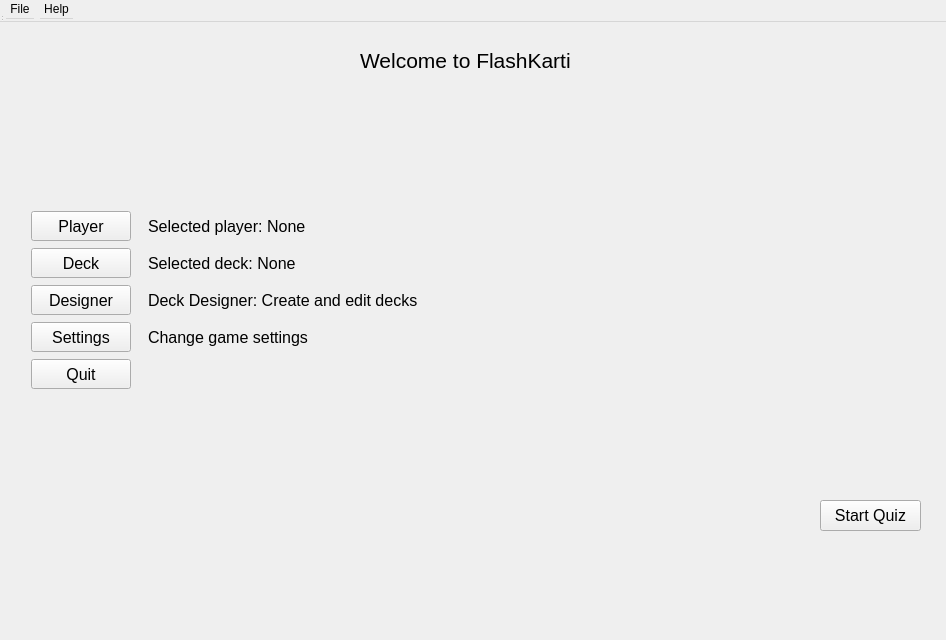
<?xml version="1.0" encoding="UTF-8"?>
<ui version="4.0">
 <class>MainWindow</class>
 <widget class="QWidget" name="MainWindow">
  <property name="geometry">
   <rect>
    <x>0</x>
    <y>0</y>
    <width>946</width>
    <height>640</height>
   </rect>
  </property>
  <property name="windowTitle">
   <string>MainWindow</string>
  </property>
  <widget class="QWidget" name="MainWidget">
   <widget class="QPushButton" name="start_quiz_btn">
    <property name="geometry">
     <rect>
      <x>820</x>
      <y>500</y>
      <width>101</width>
      <height>31</height>
     </rect>
    </property>
    <property name="sizePolicy">
     <sizepolicy hsizetype="Fixed" vsizetype="Fixed">
      <horstretch>0</horstretch>
      <verstretch>0</verstretch>
     </sizepolicy>
    </property>
    <property name="minimumSize">
     <size>
      <width>100</width>
      <height>30</height>
     </size>
    </property>
    <property name="font">
     <font>
      <pointsize>12</pointsize>
     </font>
    </property>
    <property name="text">
     <string>Start Quiz</string>
    </property>
   </widget>
   <widget class="QLabel" name="welcome_label">
    <property name="geometry">
     <rect>
      <x>360</x>
      <y>20</y>
      <width>231</width>
      <height>81</height>
     </rect>
    </property>
    <property name="font">
     <font>
      <pointsize>16</pointsize>
     </font>
    </property>
    <property name="text">
     <string>Welcome to FlashKarti</string>
    </property>
   </widget>
   <widget class="QWidget" name="layoutWidget">
    <property name="geometry">
     <rect>
      <x>20</x>
      <y>210</y>
      <width>591</width>
      <height>181</height>
     </rect>
    </property>
    <layout class="QGridLayout" name="gridLayout">
     <item row="0" column="0">
      <widget class="QPushButton" name="player_btn">
       <property name="sizePolicy">
        <sizepolicy hsizetype="Fixed" vsizetype="Fixed">
         <horstretch>0</horstretch>
         <verstretch>0</verstretch>
        </sizepolicy>
       </property>
       <property name="minimumSize">
        <size>
         <width>100</width>
         <height>30</height>
        </size>
       </property>
       <property name="font">
        <font>
         <pointsize>12</pointsize>
        </font>
       </property>
       <property name="text">
        <string>Player</string>
       </property>
      </widget>
     </item>
     <item row="0" column="1">
      <widget class="QLabel" name="player_label">
       <property name="sizePolicy">
        <sizepolicy hsizetype="Fixed" vsizetype="Preferred">
         <horstretch>0</horstretch>
         <verstretch>0</verstretch>
        </sizepolicy>
       </property>
       <property name="minimumSize">
        <size>
         <width>450</width>
         <height>0</height>
        </size>
       </property>
       <property name="font">
        <font>
         <pointsize>12</pointsize>
        </font>
       </property>
       <property name="text">
        <string>Selected player: None</string>
       </property>
      </widget>
     </item>
     <item row="1" column="0">
      <widget class="QPushButton" name="deck_btn">
       <property name="sizePolicy">
        <sizepolicy hsizetype="Fixed" vsizetype="Fixed">
         <horstretch>0</horstretch>
         <verstretch>0</verstretch>
        </sizepolicy>
       </property>
       <property name="minimumSize">
        <size>
         <width>100</width>
         <height>30</height>
        </size>
       </property>
       <property name="font">
        <font>
         <pointsize>12</pointsize>
        </font>
       </property>
       <property name="text">
        <string>Deck</string>
       </property>
      </widget>
     </item>
     <item row="1" column="1">
      <widget class="QLabel" name="deck_label">
       <property name="sizePolicy">
        <sizepolicy hsizetype="Fixed" vsizetype="Preferred">
         <horstretch>0</horstretch>
         <verstretch>0</verstretch>
        </sizepolicy>
       </property>
       <property name="minimumSize">
        <size>
         <width>450</width>
         <height>0</height>
        </size>
       </property>
       <property name="font">
        <font>
         <pointsize>12</pointsize>
        </font>
       </property>
       <property name="text">
        <string>Selected deck: None</string>
       </property>
      </widget>
     </item>
     <item row="2" column="0">
      <widget class="QPushButton" name="designer_btn">
       <property name="sizePolicy">
        <sizepolicy hsizetype="Fixed" vsizetype="Fixed">
         <horstretch>0</horstretch>
         <verstretch>0</verstretch>
        </sizepolicy>
       </property>
       <property name="minimumSize">
        <size>
         <width>100</width>
         <height>30</height>
        </size>
       </property>
       <property name="font">
        <font>
         <pointsize>12</pointsize>
        </font>
       </property>
       <property name="text">
        <string>Designer</string>
       </property>
      </widget>
     </item>
     <item row="2" column="1">
      <widget class="QLabel" name="designer_label">
       <property name="sizePolicy">
        <sizepolicy hsizetype="Fixed" vsizetype="Preferred">
         <horstretch>0</horstretch>
         <verstretch>0</verstretch>
        </sizepolicy>
       </property>
       <property name="minimumSize">
        <size>
         <width>450</width>
         <height>0</height>
        </size>
       </property>
       <property name="font">
        <font>
         <pointsize>12</pointsize>
        </font>
       </property>
       <property name="text">
        <string>Deck Designer: Create and edit decks</string>
       </property>
      </widget>
     </item>
     <item row="3" column="0">
      <widget class="QPushButton" name="settings_btn">
       <property name="sizePolicy">
        <sizepolicy hsizetype="Fixed" vsizetype="Fixed">
         <horstretch>0</horstretch>
         <verstretch>0</verstretch>
        </sizepolicy>
       </property>
       <property name="minimumSize">
        <size>
         <width>100</width>
         <height>30</height>
        </size>
       </property>
       <property name="font">
        <font>
         <pointsize>12</pointsize>
        </font>
       </property>
       <property name="text">
        <string>Settings</string>
       </property>
      </widget>
     </item>
     <item row="4" column="0">
      <widget class="QPushButton" name="quit_btn">
       <property name="sizePolicy">
        <sizepolicy hsizetype="Fixed" vsizetype="Fixed">
         <horstretch>0</horstretch>
         <verstretch>0</verstretch>
        </sizepolicy>
       </property>
       <property name="minimumSize">
        <size>
         <width>100</width>
         <height>30</height>
        </size>
       </property>
       <property name="font">
        <font>
         <pointsize>12</pointsize>
        </font>
       </property>
       <property name="text">
        <string>Quit</string>
       </property>
      </widget>
     </item>
     <item row="3" column="1">
      <widget class="QLabel" name="settings_label">
       <property name="sizePolicy">
        <sizepolicy hsizetype="Fixed" vsizetype="Preferred">
         <horstretch>0</horstretch>
         <verstretch>0</verstretch>
        </sizepolicy>
       </property>
       <property name="minimumSize">
        <size>
         <width>450</width>
         <height>0</height>
        </size>
       </property>
       <property name="font">
        <font>
         <pointsize>12</pointsize>
        </font>
       </property>
       <property name="text">
        <string>Change game settings</string>
       </property>
      </widget>
     </item>
    </layout>
   </widget>
  </widget>
  <widget class="QMenuBar" name="menubar">
   <property name="geometry">
    <rect>
     <x>0</x>
     <y>0</y>
     <width>946</width>
     <height>22</height>
    </rect>
   </property>
   <widget class="QMenu" name="menuFile">
    <property name="title">
     <string>File</string>
    </property>
    <addaction name="actionQuit"/>
   </widget>
   <widget class="QMenu" name="menuHelp">
    <property name="title">
     <string>Help</string>
    </property>
    <addaction name="actionAbout"/>
   </widget>
   <addaction name="menuFile"/>
   <addaction name="menuHelp"/>
  </widget>
  <widget class="QStatusBar" name="statusbar"/>
  <action name="actionQuit">
   <property name="text">
    <string>Quit</string>
   </property>
  </action>
  <action name="actionAbout">
   <property name="text">
    <string>About</string>
   </property>
  </action>
 </widget>
 <resources/>
 <connections/>
</ui>
